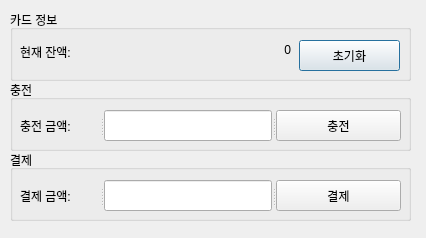
<?xml version="1.0" encoding="UTF-8"?>
<ui version="4.0">
 <class>Dialog</class>
 <widget class="QDialog" name="Dialog">
  <property name="geometry">
   <rect>
    <x>0</x>
    <y>0</y>
    <width>426</width>
    <height>238</height>
   </rect>
  </property>
  <property name="windowTitle">
   <string>Dialog</string>
  </property>
  <widget class="QGroupBox" name="groupBox">
   <property name="geometry">
    <rect>
     <x>10</x>
     <y>10</y>
     <width>401</width>
     <height>71</height>
    </rect>
   </property>
   <property name="title">
    <string>카드 정보</string>
   </property>
   <widget class="QLabel" name="label">
    <property name="geometry">
     <rect>
      <x>10</x>
      <y>30</y>
      <width>63</width>
      <height>23</height>
     </rect>
    </property>
    <property name="text">
     <string>현재 잔액:</string>
    </property>
   </widget>
   <widget class="QLabel" name="totalLabel">
    <property name="geometry">
     <rect>
      <x>100</x>
      <y>30</y>
      <width>181</width>
      <height>20</height>
     </rect>
    </property>
    <property name="text">
     <string>0</string>
    </property>
    <property name="alignment">
     <set>Qt::AlignRight|Qt::AlignTrailing|Qt::AlignVCenter</set>
    </property>
   </widget>
   <widget class="QPushButton" name="resetButton">
    <property name="geometry">
     <rect>
      <x>289</x>
      <y>30</y>
      <width>101</width>
      <height>31</height>
     </rect>
    </property>
    <property name="text">
     <string>초기화</string>
    </property>
   </widget>
  </widget>
  <widget class="QGroupBox" name="groupBox_2">
   <property name="geometry">
    <rect>
     <x>10</x>
     <y>80</y>
     <width>401</width>
     <height>71</height>
    </rect>
   </property>
   <property name="title">
    <string>충전</string>
   </property>
   <widget class="QSplitter" name="splitter">
    <property name="geometry">
     <rect>
      <x>10</x>
      <y>30</y>
      <width>381</width>
      <height>31</height>
     </rect>
    </property>
    <property name="orientation">
     <enum>Qt::Horizontal</enum>
    </property>
    <widget class="QLabel" name="label_2">
     <property name="text">
      <string>충전 금액:</string>
     </property>
    </widget>
    <widget class="QLineEdit" name="chargeEdit"/>
    <widget class="QPushButton" name="chargeButton">
     <property name="text">
      <string>충전</string>
     </property>
    </widget>
   </widget>
  </widget>
  <widget class="QGroupBox" name="groupBox_3">
   <property name="geometry">
    <rect>
     <x>10</x>
     <y>150</y>
     <width>401</width>
     <height>71</height>
    </rect>
   </property>
   <property name="title">
    <string>결제</string>
   </property>
   <widget class="QSplitter" name="splitter_3">
    <property name="geometry">
     <rect>
      <x>10</x>
      <y>30</y>
      <width>381</width>
      <height>31</height>
     </rect>
    </property>
    <property name="orientation">
     <enum>Qt::Horizontal</enum>
    </property>
    <widget class="QLabel" name="label_3">
     <property name="text">
      <string>결제 금액:</string>
     </property>
    </widget>
    <widget class="QLineEdit" name="paymentEdit"/>
    <widget class="QPushButton" name="paymentButton">
     <property name="text">
      <string>결제</string>
     </property>
    </widget>
   </widget>
  </widget>
 </widget>
 <resources/>
 <connections/>
</ui>
